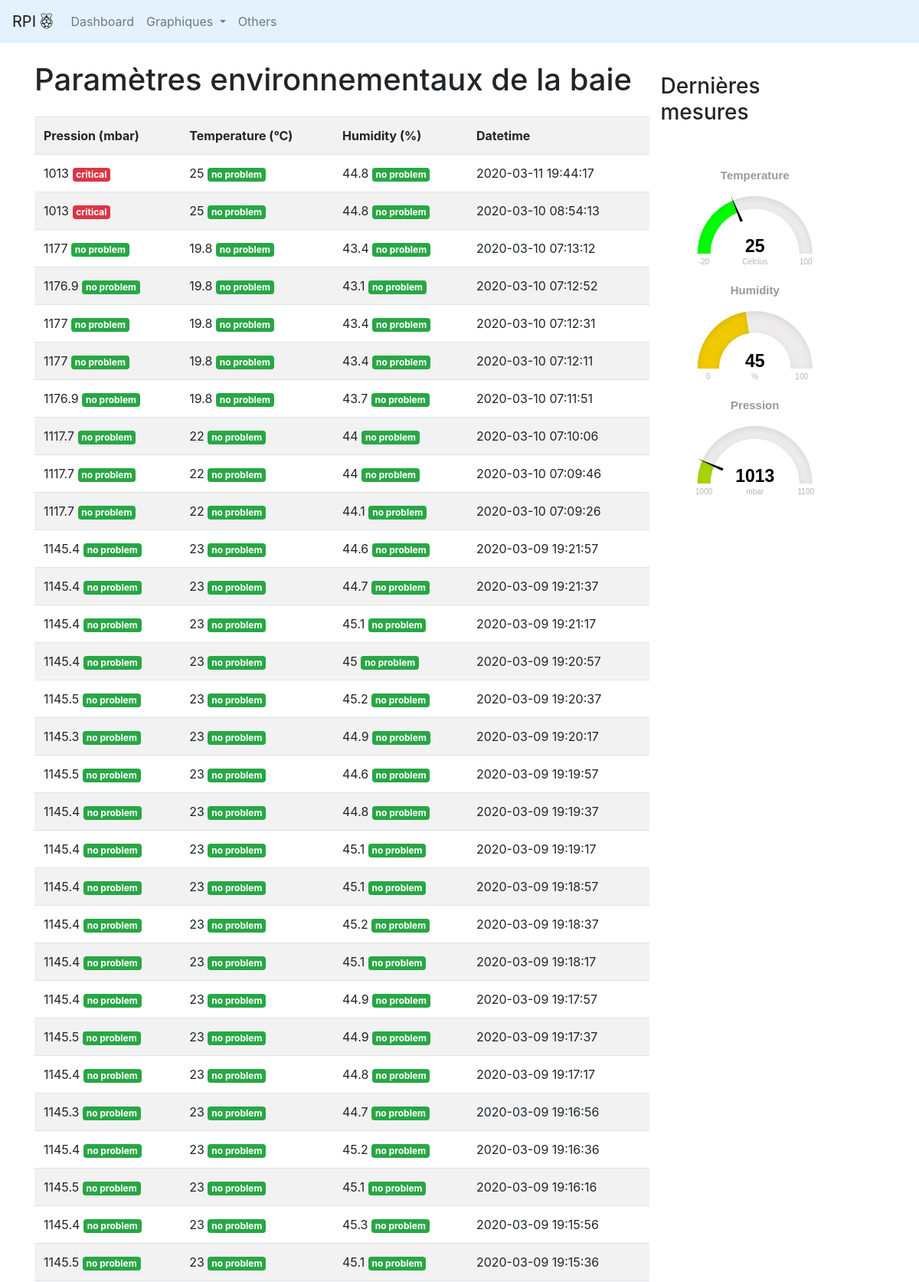
The page / (upper part) on the database its author committed.
### tables this page shows
CREATE TABLE data_poseidon(ID INTEGER PRIMARY KEY AUTOINCREMENT, Pression INTEGER, Humidity INTEGER, Temperature INTEGER, Timestamp DATETIME DEFAULT current_timestamp);

### interfaceInfo.py (the view)
@app.route('/')
def index():
    datas = get_data_full()
    return render_template("index.html", datas=datas)

### interfaceInfo.py (called while the page is built)
def connect_db():
    connection = sqlite3.connect(DATABASE)
    return connection

@app.before_request
def before_request():
    g.db = connect_db()

def query_db(query, args=(), one=False):
    cur = g.db.execute(query, args)
    rv = [dict((cur.description[idx][0], value)
               for idx, value in enumerate(row)) for row in cur.fetchall()]
    return (rv[0] if rv else None) if one else rv

def get_data_full():
    connection = connect_db()
    c = connection.cursor()
    datas = query_db("select * from data_poseidon ORDER BY id DESC")
    str(datas)
    return datas

### templates/index.html (shortened to what this page needs)
{% extends "layout.html" %}
{% block content %}
<div class="container">
	<div class="container mt-4">
		<div class="row">
			<div class="row col-md-9">
				<h1 style="text-align:center;" class="mb-4">Paramètres environnementaux de la baie</h1>
				<table id="datas" class="table table-striped">
					<tr>
						<th>Pression (mbar)</th>
						<th>Temperature (°C)</th>
						<th>Humidity (%)</th>
						<th>Datetime</th>
					</tr>
					{% set tableSize = datas|length %}
					{% for i in range(0, tableSize) %}
					<tr>
						<td> {{ datas[i]['Pression'] }}
							{%if (datas[i]['Pression'] < 1030) %}
							<span class="badge badge-danger">critical</span></td>
						{%else%}
						<span class="badge badge-success">no problem</span></td>
						{%endif%}
						<td> {{ datas[i]['Temperature'] }}
							{%if (datas[i]['Temperature'] > 25) or (datas[i]['Temperature'] < 15) %}
							<span class="badge badge-danger">critical</span></td>
						{%else%}
						<span class="badge badge-success">no problem</span></td>
						{%endif%}
						<td> {{ datas[i]['Humidity'] }}
							{%if (datas[i]['Humidity'] < 60) or (datas[i]['Humidity'] > 30) %}
							<span class="badge badge-success">no problem</span></td>
						{%else%}
						<span class="badge badge-danger">critical</span></td>
						{%endif%}
						<td> {{ datas[i]['Timestamp'] }}</td>
					</tr>
					{%endfor%}
				</table>
			</div>
			<div class="col-md-3 mt-3">
				<h3 class="mb-5">Dernières mesures</h3>
				<div class="wrapper">
					<div class="box">
						<div id="g1" class="gauge"></div>
						<div id="g2" class="gauge"></div>
						<div id="g3" class="gauge"></div>
					</div>
				</div>
			</div>
		</div>
	</div>
</div>
</body>
{% endblock %}

### templates/layout.html (shortened to what this page needs)
<!doctype html>
<html lang="fr">
<head>
    {% block head %}
    <link rel="stylesheet" href="https://stackpath.bootstrapcdn.com/bootstrap/4.4.1/css/bootstrap.min.css">
    <link rel="stylesheet" href="https://use.fontawesome.com/releases/v5.8.1/css/all.css">
    {% endblock %}
</head>
<body>
<nav class="navbar navbar-expand-lg navbar-light" style="background-color: #e3f2fd;">
    <a class="navbar-brand" href="/"> RPI <i class="fab fa-raspberry-pi"></i> </a>
    <div class="collapse navbar-collapse" id="navbarSupportedContent">
        <ul class="navbar-nav mr-auto">
            <li class="nav-item">
                <a class="nav-link" href="/">Dashboard</a>
            </li>
            <li class="nav-item">
                 <li class="nav-item dropdown">
                    <a class="nav-link dropdown-toggle" href="#" id="navbarDropdown" role="button" data-toggle="dropdown" aria-haspopup="true" aria-expanded="false" style="background-color:#e3f2fd;">
                      Graphiques
                    </a>
                  </li>
            </li>
            <li class="nav-item">
                <a class="nav-link" href="/">Others</a>
            </li>
        </ul>
    </div>
</nav>
{% block content %}
{% endblock %}
</body>
</html>

### rows shown on the page
data_poseidon: Pression "1013", Temperature "25", Humidity "44.8", Timestamp "2020-03-11 19:44:17"
data_poseidon: Pression "1013", Temperature "25", Humidity "44.8", Timestamp "2020-03-10 08:54:13"
data_poseidon: Pression "1177", Temperature "19.8", Humidity "43.4", Timestamp "2020-03-10 07:13:12"
data_poseidon: Pression "1176.9", Temperature "19.8", Humidity "43.1", Timestamp "2020-03-10 07:12:52"
data_poseidon: Pression "1177", Temperature "19.8", Humidity "43.4", Timestamp "2020-03-10 07:12:31"
data_poseidon: Pression "1177", Temperature "19.8", Humidity "43.4", Timestamp "2020-03-10 07:12:11"
data_poseidon: Pression "1176.9", Temperature "19.8", Humidity "43.7", Timestamp "2020-03-10 07:11:51"
data_poseidon: Pression "1117.7", Temperature "22", Humidity "44", Timestamp "2020-03-10 07:10:06"
data_poseidon: Pression "1117.7", Temperature "22", Humidity "44", Timestamp "2020-03-10 07:09:46"
data_poseidon: Pression "1117.7", Temperature "22", Humidity "44.1", Timestamp "2020-03-10 07:09:26"
data_poseidon: Pression "1145.4", Temperature "23", Humidity "44.6", Timestamp "2020-03-09 19:21:57"
data_poseidon: Pression "1145.4", Temperature "23", Humidity "44.7", Timestamp "2020-03-09 19:21:37"
data_poseidon: Pression "1145.4", Temperature "23", Humidity "45.1", Timestamp "2020-03-09 19:21:17"
data_poseidon: Pression "1145.4", Temperature "23", Humidity "45", Timestamp "2020-03-09 19:20:57"
data_poseidon: Pression "1145.5", Temperature "23", Humidity "45.2", Timestamp "2020-03-09 19:20:37"
data_poseidon: Pression "1145.3", Temperature "23", Humidity "44.9", Timestamp "2020-03-09 19:20:17"
data_poseidon: Pression "1145.5", Temperature "23", Humidity "44.6", Timestamp "2020-03-09 19:19:57"
data_poseidon: Pression "1145.4", Temperature "23", Humidity "44.8", Timestamp "2020-03-09 19:19:37"
data_poseidon: Pression "1145.4", Temperature "23", Humidity "45.1", Timestamp "2020-03-09 19:19:17"
data_poseidon: Pression "1145.4", Temperature "23", Humidity "45.1", Timestamp "2020-03-09 19:18:57"
data_poseidon: Pression "1145.4", Temperature "23", Humidity "45.2", Timestamp "2020-03-09 19:18:37"
data_poseidon: Pression "1145.4", Temperature "23", Humidity "45.1", Timestamp "2020-03-09 19:18:17"
data_poseidon: Pression "1145.4", Temperature "23", Humidity "44.9", Timestamp "2020-03-09 19:17:57"
data_poseidon: Pression "1145.5", Temperature "23", Humidity "44.9", Timestamp "2020-03-09 19:17:37"
data_poseidon: Pression "1145.4", Temperature "23", Humidity "44.8", Timestamp "2020-03-09 19:17:17"
data_poseidon: Pression "1145.3", Temperature "23", Humidity "44.7", Timestamp "2020-03-09 19:16:56"
data_poseidon: Pression "1145.4", Temperature "23", Humidity "45.2", Timestamp "2020-03-09 19:16:36"
data_poseidon: Pression "1145.5", Temperature "23", Humidity "45.1", Timestamp "2020-03-09 19:16:16"
data_poseidon: Pression "1145.4", Temperature "23", Humidity "45.3", Timestamp "2020-03-09 19:15:56"
data_poseidon: Pression "1145.5", Temperature "23", Humidity "45.1", Timestamp "2020-03-09 19:15:36"
